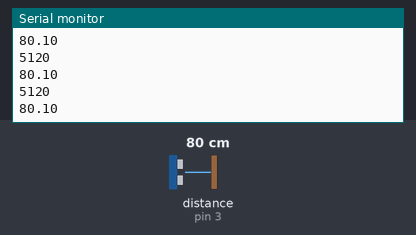
The sketch below on a simulated Arduino Uno, built with avr-gcc and run on an emulated ATmega328P. Parts: the last lines printed to the serial monitor. Wiring (inferred from the names in the program): ultrasonic range finder: trigger pin 11; echo pin 3. The inputs (shaded band) are chosen by the test bench; at power-on: distance to the obstacle (sensor on pin 3) 80 cm. The echo pulse lasts 58.3 µs per cm.

Above: at 1.2 s.
1.3 s: distance to the obstacle (sensor on pin 3) set to 2 cm
At 1.41 s:
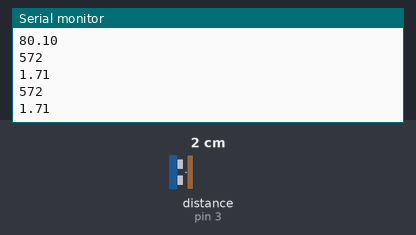
2.8 s: distance to the obstacle (sensor on pin 3) set to 4 cm
At 2.81 s:
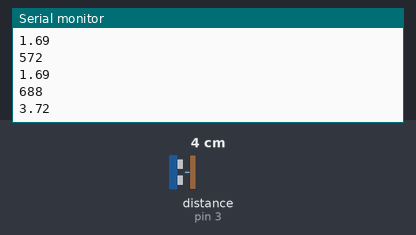
Timing chart, 0 to 5.8 s (numbered marks = the images above; inputs shaded):
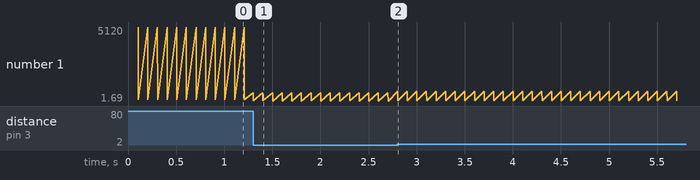

The sketch:

ultrasensetry.ino
```cpp
#define ECHO_PIN 3
#define TRIGGER_PIN 11

unsigned long lastTimeSensorTriggered = millis();
unsigned long repeatDelay = 100;

void triggerUltrasonicSensor(){
  digitalWrite(TRIGGER_PIN,LOW);
  delayMicroseconds(2);
  digitalWrite(TRIGGER_PIN,HIGH);
  delayMicroseconds(10);
  digitalWrite(TRIGGER_PIN,LOW);
}

double getUltrasonicDistance(){
  unsigned long timeStartPulse = micros();
  double durationMicro = pulseIn(ECHO_PIN, HIGH);
  unsigned long timeEndPulse = micros();
  Serial.println(timeEndPulse-timeStartPulse);
  double distance = durationMicro / 58.0;
  return distance;
}
void setup() {
  Serial.begin(115200);
  pinMode(ECHO_PIN, INPUT);
  pinMode(TRIGGER_PIN, OUTPUT);
}

void loop() {
  unsigned long timeNow = millis();
  if (timeNow - lastTimeSensorTriggered > repeatDelay){
  lastTimeSensorTriggered +=repeatDelay;
  triggerUltrasonicSensor();
  Serial.println(getUltrasonicDistance());
  }
}
```

Measured:
- after the input at 1.3 s, the serial monitor: prints a new line at once (image 1)
- after the input at 2.8 s, the serial monitor: prints a new line at once (image 2)
- plotted number 1: 80.1 → 1.69 after the input at 1.3 s, 1.69 → 3.72 after the input at 2.8 s
